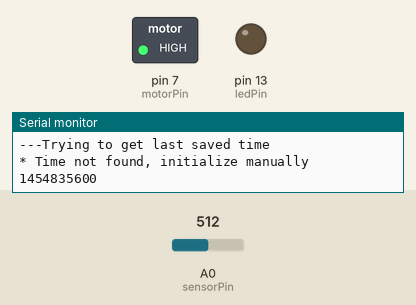
The sketch below on a simulated Arduino Uno, built with avr-gcc and run on an emulated ATmega328P. Shown: switched loads named in the sketch (green lamp = pin HIGH), output pins drawn as LEDs (lit = HIGH), the last lines printed to the serial monitor. Inputs (shaded band) come from the test bench; at power-on: A0 (sensorPin) = 512. EEPROM starts erased.

Above: at 0.1 s.
At 13.6 s:
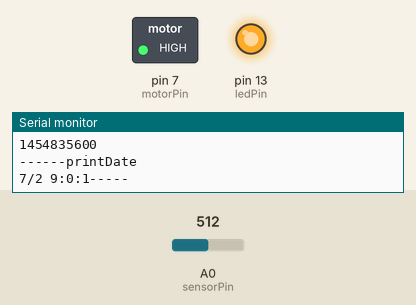
Timing chart, 0 to 40.0 s (numbered marks = the images above):
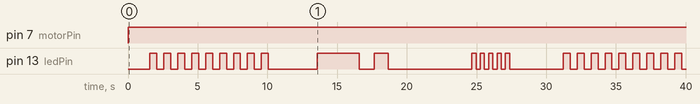

The sketch:

TimerHeating.ino
```cpp
/*
  TimerHeating

 Demonstrates analog input by reading an analog sensor on analog pin 0 and
 turning on and off a light emitting diode(LED)  connected to digital pin 13.
 The amount of time the LED will be on and off depends on
 the value obtained by analogRead().

 The circuit:
 * Potentiometer attached to analog input 0
 * center pin of the potentiometer to the analog pin
 * one side pin (either one) to ground
 * the other side pin to +5V
 * LED anode (long leg) attached to digital output 13
 * Note: because most Arduinos have a built-in LED attached
 to pin 13 on the board, the LED is optional.

 */
 //https://github.com/PaulStoffregen/Time
#include <TimeLib.h>
#include <EEPROM.h>
#include <Arduino.h>  // for type definitions


struct config_t
{
    long datetime;
} configuration;


//Configure pin in Arduino
int sensorPin = A0;    // select the input pin for the potentiometer
int ledPin = 13;      // select the pin for the LED
int motorPin = 7;     //pin to connect relay that actives the motor
int sensorValue = 0;  // variable to store the value coming from the sensor

//Here we have frequencies and configuration for motor activate per hour
//                 0,1,2,3,4,5,6,7 8 9 10 11 12 13 14 15 16 17 18 19 20 21 22 23
int hourTimes[] = {0,0,0,0,0,0,0,0,0,3,3,4,5,5,5,4,0,0,0,0,0,0,0}; //Max times that motor will run in an hour
int rangeAnalogic[] = { 0 , 300, 600, 900, 1023 }; //Set ranges in analogic to change motor start frequency
float rangeMult[] = { 0 , 0.4, 0.6, 0.8, 1 }; //Ranges that decrease frquency by a potentionmeter

//Every cycle it checks if hour or minute changes, to activate the motor
int lasthour=0; //hour that was in last cycle
int lastminute=0; //mintes that was in last cycle
int runtimes=0; //number of times that motor ran in this hour
long activetime = 120000; //Milli seconds to let motor running

//Initialization
void setup() {
    // declare the ledPin as an OUTPUT:
    pinMode(ledPin, OUTPUT);
    pinMode(motorPin, OUTPUT);
    Serial.begin(9600);
    digitalWrite(motorPin, HIGH);
    //Set a fix datetime every time it starts

    //setTime(17, 14, 00, 9, 02, 2016); updatetime();

    Serial.println("---Trying to get last saved time");
    EEPROM_readAnything(0, configuration);
    if(configuration.datetime==-1){
      Serial.println("* Time not found, initialize manually");
      //setTime(hours, minutes, seconds, days, months, years);
      setTime(9, 00, 00, 07, 02, 2016);
      updatetime();
      Serial.println(configuration.datetime);
    }else{
      Serial.println("* Time found, initialize with saved");
      setTime(configuration.datetime);
    }


    lasthour=hour();
    lastminute=minute();
}

void loop() {
  // read the value from the sensor:
  sensorValue = analogRead(sensorPin);

  // stop the program for for <sensorValue> milliseconds:
  delay(sensorValue*3);
  printDigits();
  showtime();
  digitalWrite(ledPin, HIGH);
   delay(3000);
   digitalWrite(ledPin, LOW);
   int mult = showmult();
   resetled();
   updatelast();
}

void showtime(){
  for(int i=0;i<hour();i++){
    digitalWrite(ledPin, HIGH);
    delay(500);
    digitalWrite(ledPin, LOW);
    delay(500);
  }
  delay(3000);
}

void updatelast(){
  int change=0;
  if(lastminute!=minute()){
    lastminute=minute();
    change=1;
  }
  if(lasthour!=hour()){
    lasthour==hour();
    change=1;
    runtimes=0;
    updatetime();
  }
  if(change>0){
    Serial.println("-----Time changed ");
    int mult = getmult();
    if(mult==0) return;
    Serial.println("Times to activate motor in this hour: ");
    Serial.print(mult);
    int interval=60/mult;
    if(minute()>interval*runtimes){
      Serial.println("-----Activating Motor: ");
      //run
      digitalWrite(ledPin, HIGH);
      digitalWrite(motorPin, LOW);   // sets the LED on
      delay(activetime);                  // waits for a second
      digitalWrite(motorPin, HIGH);    // sets the LED off
      digitalWrite(ledPin, LOW);
      delay(1000);
      runtimes=runtimes+1;
      Serial.println("-----End Motor ");
    }

  }
}

int showmult(){
  int mult = getmult();

  Serial.println("-----Show mult: ");
  Serial.print(mult);
  delay(1000);
  for(int i=0;i<mult;i++){
    digitalWrite(ledPin, HIGH);
    delay(1000);
    digitalWrite(ledPin, LOW);
    delay(1000);
    Serial.print(i);
  }
  Serial.println("-----end show mult");
  delay(5000);
  return mult;
}

void resetled(){
  Serial.println("-------reset");
  for(int i=0;i<5;i++){
   digitalWrite(ledPin, HIGH);
    delay(300);
    digitalWrite(ledPin, LOW);
    delay(300);
  }
  delay(2000);
}


int getmult(){
  sensorValue = analogRead(sensorPin);
  Serial.println("get mult");
  for(int i=0;i<5;i++){
    Serial.print(sensorValue);
    Serial.print(" <- sensor , range -> ");
    Serial.print(rangeAnalogic[i]);

    if(rangeAnalogic[i]>=sensorValue){
      Serial.println("--------");
      Serial.print("if ge ");
       Serial.print(rangeMult[i]);
      Serial.print("=");
       Serial.print(hourTimes[hour()]);
       Serial.print("==");
       Serial.print(rangeMult[i]*hourTimes[hour()]);
       Serial.print(" return getmult -- ");
       return rangeMult[i]*hourTimes[hour()];
    }

  }
  return 0;
}

void printDigits(){
  Serial.println("------printDate");
  Serial.print(day());
  Serial.print("/");
  Serial.print(month());
  Serial.print(" ");
  Serial.print(hour());
  Serial.print(":");
  Serial.print(minute());
  Serial.print(":");
  Serial.print(second());
  Serial.print("-----");
}

void updatetime(){
  configuration.datetime=now();
  EEPROM_writeAnything(0, configuration);
}


/**
 * WRITING/READING IN EEPROM
 */

template <class T> int EEPROM_writeAnything(int ee, const T& value)
{
    const byte* p = (const byte*)(const void*)&value;
    unsigned int i;
    for (i = 0; i < sizeof(value); i++)
          EEPROM.write(ee++, *p++);
    return i;
}

template <class T> int EEPROM_readAnything(int ee, T& value)
{
    byte* p = (byte*)(void*)&value;
    unsigned int i;
    for (i = 0; i < sizeof(value); i++)
          *p++ = EEPROM.read(ee++);
    return i;
}
```

Measured:
- by itself, pin 13 (ledPin): LOW → HIGH at 1.6 s, → LOW 0.50 s later, → HIGH 0.50 s later, → LOW 0.50 s later, … (50 changes in this stretch)
